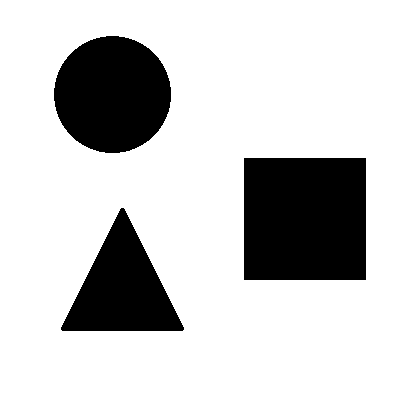
//> input picture issue_34/img.png, 400 x 402 px
$ ./main   (built with g++ and OpenCV 4)
//> lines starting //> are read from the running program, lines starting //| are printed output that depends on the picture; after the words box and inside, x2 and y2 are one past the last pixel; in counts of white or black regions, pixels touching at a corner belong together
#include <opencv/cv.h>
#include <opencv/highgui.h>
#include <opencv/cvaux.h>
#include <opencv/cxcore.h>
#include <opencv/ml.h>
#include <stdlib.h>
#include <stdio.h>
using namespace cv;
using namespace std;

int main(){
    Mat image=imread("/Users/wellcome/Desktop/PDI_LISTA/img.png",1);
//> image is the input picture: 402 rows x 400 cols, CV_8UC3; 79.1% white; 3 black regions, box (x1, y1, x2, y2) and area: (244, 158, 366, 280) 14884, (54, 36, 171, 153) 10732, (61, 208, 184, 331) 7927
    cvtColor(image, image, CV_RGB2GRAY);
    double area;
    Canny(image, image, 50,100,3);
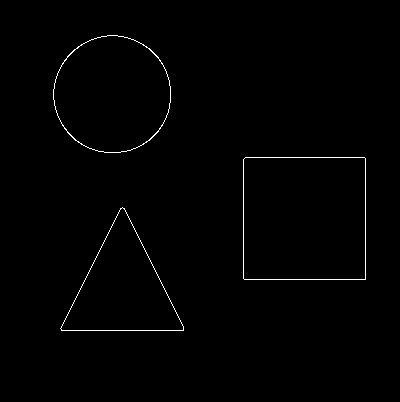
//> image: 402 rows x 400 cols, CV_8UC1; 0.77% white in thin lines or dots, all inside (x1, y1, x2, y2) = (53, 35, 366, 331)
    threshold(image, image, 127, 255, CV_THRESH_BINARY);
    imshow("Trans_canny", image);
    imwrite("/Users/wellcome/Desktop/PDI_LISTA/contours.jpg", image);

    vector<vector<Point> > contours;
    findContours(image, contours, CV_RETR_EXTERNAL, CV_CHAIN_APPROX_NONE);
//> contours = 3 contours; box (x1, y1, x2, y2) and area: (243, 157, 366, 280) 14881, (53, 35, 171, 153) 10755, (60, 207, 184, 331) 7865
    printf("Existe %d contornos!\n",contours.size());
//| Existe 3 contornos!

    vector<vector<Point> > contours_poly(contours.size());
//> contours_poly = 3 empty contours
    vector<Rect> boundRect(contours.size());

    for(int i=0; i<contours.size(); i++ ){
        approxPolyDP( Mat(contours[i]), contours_poly[i], 3, true );
        boundRect[i] = boundingRect( Mat(contours_poly[i]) );
    }
//> this loop made 3 passes

    Mat drawing = Mat::zeros( image.size(), CV_8UC3 );
    int cont=0;
    char nome[100];
    char namesave[200];

    for (int i=0; i<contours.size();i++){
        drawContours(drawing, contours_poly, i, Scalar(0,255,0));
        rectangle(drawing, Point(boundRect[i].tl().x,boundRect[i].tl().y), Point(boundRect[i].br().x,boundRect[i].br().y), Scalar(0,255,0));
        area= contourArea(contours_poly[i]);
        printf("Area(%d)=%0.1f\n",i+1,area);

        Mat_<uchar> gray;
        cvtColor(drawing,gray,CV_RGB2GRAY);
        Mat_<uchar> janela(boundRect[i].br().y-boundRect[i].tl().y,boundRect[i].br().x-boundRect[i].tl().x,1);
        int x,y;
        int x2=0,y2=0;
        for(y=boundRect[i].tl().y;y< boundRect[i].br().y;y++){
            x2=0;
            for(x=boundRect[i].tl().x;x< boundRect[i].br().x;x++){
                janela.at<uchar>(y2,x2)=gray.at<uchar>(y,x);
                x2++;
            }
            y2++;
        }
        cont++;
        sprintf(nome,"Janela_%d.jpg",cont);
        imshow(nome,janela);

        sprintf(namesave,"/Users/wellcome/Desktop/PDI_LISTA/Janela_%d.jpg",cont);
        imwrite(namesave, janela);
    }
//> this loop made 3 passes
//> (area, x2, y2) on passes 1 to 3: (7686, 123, 123), (14642, 123, 123), (10602, 118, 118)
//| Area(1)=7686.0
//| Area(2)=14642.0
//| Area(3)=10602.0
//> pass 1, `cvtColor(drawing,gray,CV_RGB2GRAY);`:
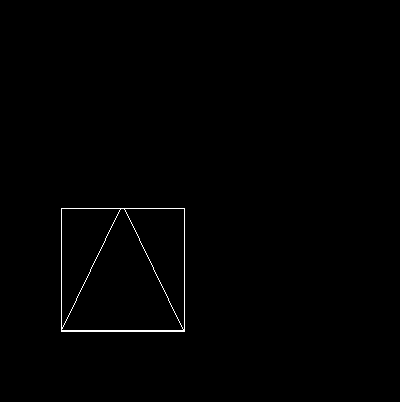
//> gray: 402 rows x 400 cols, CV_8UC1; values 0 (black) and 150 (white), 0.53% white in thin lines or dots, all inside (x1, y1, x2, y2) = (61, 208, 185, 332)
//> pass 1, `imshow(nome,janela);`:
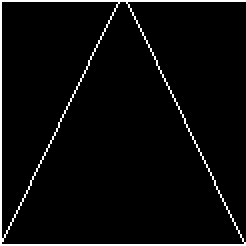
//> window 'Janela_1.jpg': 123 rows x 123 cols, CV_8UC1 (shown 2 times larger); values 0 (black) and 150 (white), 4% white in thin lines or dots
//> pass 2, `cvtColor(drawing,gray,CV_RGB2GRAY);`:
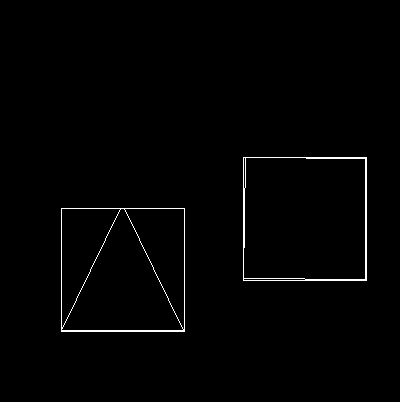
//> gray: 402 rows x 400 cols, CV_8UC1; values 0 (black) and 150 (white), 1.1% white in thin lines or dots, all inside (x1, y1, x2, y2) = (61, 157, 367, 332)
//> after the loop:
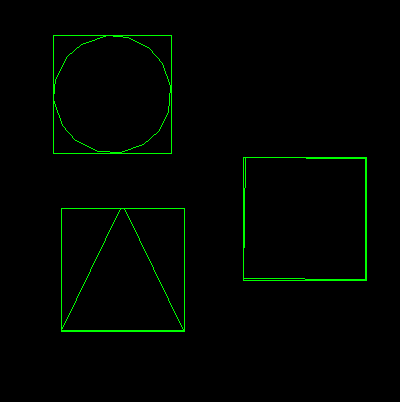
//> drawing: 402 rows x 400 cols, CV_8UC3; mean B, G, R 0, 4, 0
//> after the loop, cont = 3; nome = "Janela_3.jpg"
    imshow("Contours", drawing );
    imwrite("/Users/wellcome/Desktop/PDI_LISTA/drawing.jpg", drawing);
    waitKey(0);
}

////////////////////////////CvFindContours////////////////////////////////////////////////////
//Mode:
//    CV_RETR_EXTERNAL -  Recupera apenas os contornos exteriores extremas.
//    CV_RETR_LIST - Recupera todos os contornos , sem estabelecer quaisquer relacoes hierarquicas .
//    CV_RETR_CCOMP - Recupera todos os contornos e as organiza em uma hierarquia de dois niveis : no nivel superior sao os limites externos dos componentes, no segundo nivel sao os limites dos buracos.
//    CV_RETR_TREE - recupera todos os contornos e reconstroi a hierarquia completa de contornos aninhados .
//
//Metodo:
//    CV_CHAIN_APPROX_NONE - Absolutamente todos os pontos de contorno. Ou seja, a cada 2 pontos de um contorno armazenados com este metodo sao vizinhos 8- conectadas entre si.
//    CV_CHAIN_APPROX_SIMPLE - Comprime segmentos horizontais , verticais e diagonais e deixa apenas os seus pontos finais.
//    CV_CHAIN_APPROX_TC89_L1,CV_CHAIN_APPROX_TC89_KCOS - Aplica um dos sabores do algoritmo de aproximacao cadeia Teh- Chin , ver TehChin89 .
